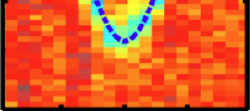
#> input picture data/zhu2010.png, 250 x 111 px
$ jupyter execute --allow-errors plotting_for_paper.ipynb   (shell and % lines are left out)
#> lines starting #> are read from the running program, lines starting #| are printed output that depends on the picture
### curvature.py
from PIL import Image
import numpy as np
from scipy.optimize import curve_fit


def parabolla(x, a, b, c):
    return a * x ** 2 + b * x + c


def fit_parabolla(fitting_array):
    popt, pcov = curve_fit(parabolla, fitting_array[0], fitting_array[1])
    return popt, pcov


def fit_and_plot_parabolla(fitting_array, plotting_axis_instance):
    fitting, _ = fit_parabolla(fitting_array)
    x = np.linspace(min(fitting_array[0]), max(fitting_array[0]), 1000)
    y = parabolla(x, fitting[0], fitting[1], fitting[2])

    plotting_axis_instance.plot(x, y)
    plotting_axis_instance.scatter(
        fitting_array[0], fitting_array[1], color="C3", marker="."
    )
    plotting_axis_instance.set_title(
        "%.1f" % (fitting[0] * 2), fontdict={"fontsize": 12}
    )


# [14 lines left out: function delete_entries, not called in this run]


def extract_curve_from_image(image_file, r, g, b, x_range, y_range):
    """
    Take an image and using the supplied r, g, b values get a coordinate list:
    r:          [low, high]
    g:          [low, high]
    b:          [low, high]
    x_range:    [low, high]
    y_range:    [low, high]
    """
#> called with image_file = 'data/zhu2010.png'
    # Load image and convert it to a 3-colour array
    with Image.open(image_file) as raw_image:
#> raw_image is the input picture: PIL image 250x111 RGBA; mean R, G, B, A 219.4, 90.5, 38.4, 255
        raw_image.show()
        raw_image_array = np.asarray(raw_image)

    x_dim = len(raw_image_array)
#> x_dim = 111
    y_dim = len(raw_image_array[0])
#> y_dim = 250
    processed_image_array = np.zeros((x_dim, y_dim, 3), dtype=np.uint8)

    x_coordinates = []
    y_coordinates = []
    # Run filtering
    for i in range(0, x_dim):
        for j in range(0, y_dim):
            if (
                (raw_image_array[i][j][0] <= r[1])
                and (raw_image_array[i][j][0] >= r[0])
                and (raw_image_array[i][j][1] <= g[1])
                and (raw_image_array[i][j][1] >= g[0])
                and (raw_image_array[i][j][2] <= b[1])
                and (raw_image_array[i][j][2] >= b[0])
            ):
                # Copy over colour
                processed_image_array[i][j][0] = raw_image_array[i][j][0]
                processed_image_array[i][j][1] = raw_image_array[i][j][1]
                processed_image_array[i][j][2] = raw_image_array[i][j][2]
                # Evaluate coordinate
                x = x_range[0] + float(x_range[1] - x_range[0]) * float(j) / float(
                    y_dim
                )
                # this is mish mash trial and _
                y = y_range[1] - float(y_range[1] - y_range[0]) * float(i) / float(
                    x_dim
                )
                x_coordinates.append(x)
                y_coordinates.append(y)
            else:
                processed_image_array[i][j][0] = 255
                processed_image_array[i][j][1] = 255
                processed_image_array[i][j][2] = 255
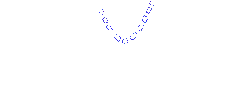
#> processed_image_array: shape (111, 250, 3); mean R, G, B 254.4, 254.4, 254.9
#> after the loop, x_coordinates = 84 values, max 0.00224 at index 3, min -0.00208 at index 13, mean 0.000251; y_coordinates = 84 values, max 7.95 at index 0, min 5.68 at index 83, mean 6.66

    processed_image = Image.fromarray(processed_image_array, "RGB")
    processed_image.show()

    return np.column_stack((x_coordinates, y_coordinates)).transpose()


# [5 lines left out: function print_image_array, not called in this run]

### experimental_analysis/transmission_fitter.py
import numpy as np
from scipy.optimize import curve_fit
from typing import Tuple


class TransmissionFitter:
    def __init__(self):
        self.transmission_x, self.transmission_y = (None, None)

    def load_data(
        self,
        data_file: str,
        x_column_index: int,
        y_column_index: int,
        convert_to_ghz: bool,
    ):
        """
        __ Parameters __
        x_column_index, y_column_index: column to treat as the X,Y coordinate
        convert_to_ghz: nromalise by 10^6 or not

        __ Description __
        Loads in the file and same
        """
        temp_load = np.loadtxt(data_file).transpose()
        self.transmission_x = temp_load[x_column_index, :]
        self.transmission_y = temp_load[y_column_index, :]

        if convert_to_ghz:
            self.transmission_x = self.transmission_x / 10 ** 9

    def filter(self, x_min: float, x_max: float, y_min: float, y_max: float):
        if self.transmission_x is None:
            raise RuntimeError("Load data first!")

        remove_index = []

        for i in range(0, len(self.transmission_x)):
            if (self.transmission_x[i] < x_min) or (self.transmission_x[i] > x_max):
                remove_index.append(i)

        for i in range(0, len(self.transmission_y)):
            if (self.transmission_y[i] < y_min) or (self.transmission_y[i] > y_max):
                remove_index.append(i)

        temp_x = []
        temp_y = []
        for i in range(0, len(self.transmission_y)):
            if i not in remove_index:
                temp_x.append(self.transmission_x[i])
                temp_y.append(self.transmission_y[i])

        self.transmission_y = temp_y
        self.transmission_x = temp_x

    def fit_function(self, x, Gamma1, Gamma2, Omega, offset) -> float:
        """
        __ Description __
        Fits the REAL part of general_data intesnity (which near the resonance will
        dominate over the IMAGINARY part (see major_project p.12))

        R[t]**2
        """

        x = x - offset
        return (
            1
            - Gamma1
            / (2 * Gamma2 * (1 + (x / Gamma2) ** 2 + Omega ** 2 / Gamma1 / Gamma2))
        ) ** 2

    def fit(self) -> Tuple[float, float, float, float]:
        """Perfrms fitting, returning parameters
        (Gamma1, Gamma2, Omega, Offset)
        """

        lowest_transmission = np.argmin(self.transmission_y)
        offset_at_lowest_transmission = self.transmission_x[lowest_transmission]

        (popt, _) = curve_fit(
            self.fit_function,
            self.transmission_x,
            self.transmission_y,
            bounds=(
                [0, 0, 0, offset_at_lowest_transmission - 0.1],
                [np.inf, np.inf, np.inf, offset_at_lowest_transmission + 0.1],
            ),
        )

        print(f"Gamma1   {popt[0]}")
        print(f"Gamma2:  {popt[1]}")
        print(f"Omega:   {popt[2]}")
        print(f"Offset:  {popt[3]}")

        return (popt[0], popt[1], popt[2], popt[3])

### common/plotter.py
from typing import Union

import numpy as np
import matplotlib.pyplot as plt


# [6 lines left out: function plot_column_data, not called in this run]


def save_onto_white_background(
    mpl_axes, output_file_name, save_format: Union["svg", "png", "pdf"]
):
    if save_format != "svg":
        mpl_axes.set_facecolor("white")
    plt.savefig(f"{output_file_name}.{save_format}", transparent=True)


def set_geometry(left=0, c2=30, width=1280, height=1600):
    plt.get_current_fig_manager().window.setGeometry(left, c2, width, height)


# [59 lines left out: functions customize_figure_size, compare_to_matlab, not called in this run]

### experimental_analysis/two_tone_data.py
"""
Two tone data measured made on the diploe qubit for the paper
"""
from collections import defaultdict
import numpy as np


class TwoToneData:
    TRANSITION_12_FILENAME_SUFFIXES = ["m3", "m2", "m1", "1", "2", "3"]
    TRANSITION_23_FILENAME_SUFFIXES = ["m3b", "m2b", "m1b", "1b", "2b"]

    def __init__(self):
        self.data = defaultdict()

    def __getitem__(self, field: str):
        return self.data[field]

    # [15 lines left out: function convert_mA_to_flux, not called in this run]

    def load_data(self, base_file_name: str, offset: float, period: float):
        """Base path to the files"""

        self.data = defaultdict(list)

        for suffix in self.TRANSITION_12_FILENAME_SUFFIXES:
            loaded_array = self.import_and_sort_array_from_file(
                f"{base_file_name}_{suffix}.txt", 0
            )
            loaded_array[0] = self.convert_mA_to_flux(loaded_array[0], offset, period)
            self.data["flux_12"].extend(loaded_array[0])
            self.data["spectrum_12"].extend(loaded_array[1])

        for suffix in self.TRANSITION_23_FILENAME_SUFFIXES:
            loaded_array = self.import_and_sort_array_from_file(
                f"{base_file_name}_{suffix}.txt", 0
            )
            loaded_array[0] = self.convert_mA_to_flux(loaded_array[0], offset, period)
            self.data["flux_23"].extend(loaded_array[0])
            self.data["spectrum_23"].extend(loaded_array[1])

    def import_and_sort_array_from_file(
        self, file_name: str, column_to_sort_by: int
    ) -> np.array:
        """
        __ Description __
        Import the 2D array and sort by the i-th column
        """

        # 1 - import array
        loaded_array = np.loadtxt(file_name).transpose()

        # 2 - sort array by the i-th column
        sorted_index = np.argsort(loaded_array[column_to_sort_by])
        loaded_array[0] = np.array(loaded_array[0])[sorted_index]
        loaded_array[1] = np.array(loaded_array[1])[sorted_index]

        return loaded_array

### quantum_builder.py
"""
Imports all of the classes that resolve all the dependencies of the project
"""

from typing import Dict, List

import pinject

# CQPS qubit ##################################################################
from qubit.cqps_qubit.cqps_qubit import CqpsQubit
from qubit.cqps_qubit.cellar.cqps_qubit_constant_manager import CqpsQubitConstantManager
from qubit.cqps_qubit.simulation.cqps_qubit_hamiltonian_manager import (
    CqpsQubitHamiltonianManager,
)
from qubit.cqps_qubit.simulation.cqps_qubit_simulator import CqpsQubitSimulator

# CQPS twin qubit #############################################################
from qubit.cqps_twin_qubit.cqps_twin_qubit import CqpsTwinQubit
from qubit.cqps_twin_qubit.cqps_twin_qubit_simulator import CqpsTwinQubitSimulator
from qubit.cqps_twin_qubit.cqps_twin_qubit_constant_manager import (
    CqpsTwinQubitConstantManager,
)
from qubit.cqps_twin_qubit.cqps_twin_qubit_hamiltonian_manager import (
    CqpsTwinQubitHamiltonianManager,
)

# Twin Qubit ##################################################################
from qubit.twin_qubit.twin_qubit import TwinQubit
from qubit.twin_qubit.cellar.twin_qubit_constant_manager import TwinQubitConstantManager
from qubit.twin_qubit.cellar.twin_qubit_state_manager import TwinQubitStateManager
from qubit.twin_qubit.simulation.twin_qubit_hamiltonian_manager import (
    TwinQubitHamiltonianManager,
)
from qubit.twin_qubit.simulation.twin_qubit_operator_builder import (
    TwinQubitOperatorBuilder,
)
from qubit.twin_qubit.simulation.twin_qubit_simulator import TwinQubitSimulator
from qubit.twin_qubit.simulation.twin_qubit_local_fluctuation_simulator import (
    TwinQubitLocalFluctuationSimulator,
)
from qubit.twin_qubit.plotting.twin_qubit_plotter import TwinQubitPlotter
from qubit.twin_qubit.plotting.twin_qubit_sparse_matrix_visualiser import (
    TwinQubitSparseMatrixVisualiser,
)
from qubit.twin_qubit.simulation.twin_qubit_simulator_phil_phir import (
    TwinQubitSimulatorPhilPhir,
)

# Transmon Qubit ##############################################################
from qubit.transmon_qubit.transmon_qubit import TransmonQubit
from qubit.transmon_qubit.cellar.transmon_qubit_constant_manager import (
    TransmonQubitConstantManager,
)
from qubit.transmon_qubit.simulation.transmon_qubit_hamiltonian_manager import (
    TransmonQubitHamiltonianManager,
)
from qubit.transmon_qubit.simulation.transmon_qubit_simulator import (
    TransmonQubitSimulator,
)

# Common ######################################################################
from qubit.qutils.quantum_constants import QuantumConstants
from qubit.qutils.quantum_logger import QuantumLogger
from qubit.qutils.generic_converter import GenericConverter
from qubit.qutils.init_details import InitDetails


class QuantumBuilder:
    @classmethod
    def build_twin_qubit(
        cls,
        param_dictionary: Dict,
        flux_list: List,
        logging_level: int,
        other_parameters: Dict = {"empty": "empty"},
    ):

        # Load the details into the InitDetails class
        BINDING_SPECS = [
            InitDetails(
                param_dictionary=param_dictionary,
                logging_level=logging_level,
                other_parameters=other_parameters,
                flux_list=flux_list,
            )
        ]

        # Construct the graph, binding fields of the InitDetails class
        OBJ_GRAPH = pinject.new_object_graph(binding_specs=BINDING_SPECS)

        # Perform the build
        TWIN_QUBIT = OBJ_GRAPH.provide(TwinQubit)

        return TWIN_QUBIT

    # [52 lines left out: functions build_transmon_qubit, build_cqps_qubit, build_cqps_twin_qubit, not called in this run]

### plotting_for_paper.ipynb
# Supporting files
Methods for setting axes, saving, exporting to files

[cell 1]
import matplotlib.pyplot as plt
from common import plotter
plt.style.use("my_official")

[cell 2]
MY_COLOURS = {
    "DarkBlue": "#104e8b",     # dark blue (DodgerBlue4)
    "DarkRed": "#ed2200",     # dark red (red2)
    "Green": "#9acd32",
    "Orange": "#ffc125",      # orange,
    "LightBlue": "#68838b",  # light steel blue,
    "Purple": "#6959cd",  # dark purple
    "Pink": "#ffa07a"  # pink salmon
}

# Curvature at the flat regions
> `curvature.py`

Generates parameters for the curvature in different papers

[cell 3]
import curvature

[cell 4]
zhu2010 = curvature.extract_curve_from_image(
        "data/zhu2010.png", [20, 100], [20, 100], [100, 250], [-0.01, 0.01], [2, 8]
    )

[cell 5]
stern2014 = curvature.extract_curve_from_image(
        "data/stern2014.png", [230, 260], [0, 2], [0, 30], [-0.003, 0.003], [8.4, 9]
    )
#> call 2 of extract_curve_from_image, with image_file = 'data/stern2014.png'
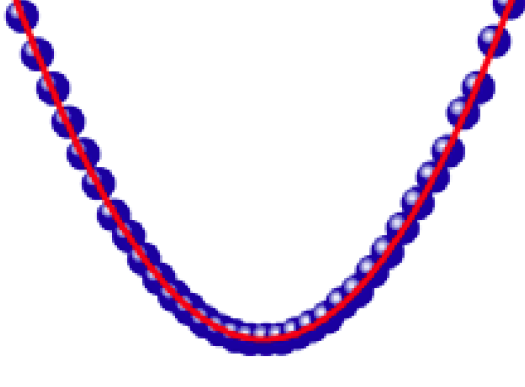
#> input picture data/stern2014.png, 525 x 387 px
#> in extract_curve_from_image, raw_image is the input picture: PIL image 525x387 RGBA; mean R, G, B, A 235.8, 227, 240.6, 255
#> in extract_curve_from_image (call 2), `x_dim = len(raw_image_array)`: x_dim = 387
#> in extract_curve_from_image (call 2), `y_dim = len(raw_image_array[0])`: y_dim = 525
#> after the loop in extract_curve_from_image (call 2), `for i in range(0, x_dim):`:
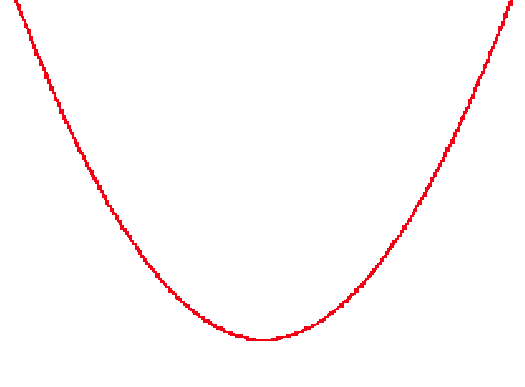
#> processed_image_array: shape (387, 525, 3); mean R, G, B 254.8, 251.1, 251.4
#> after the loop in extract_curve_from_image (call 2), `for i in range(0, x_dim):`: x_coordinates = 3084 values, max 0.00285 at index 6, min -0.00284 at index 0, mean -4.65e-06; y_coordinates = 3084 values, max 9 at index 0, min 8.47 at index 3052, mean 8.7

[cell 6]
gustavsson2012 = curvature.extract_curve_from_image(
        "data/gustavsson2012.png",
        [60, 140],
        [60, 120],
        [160, 180],
        [-0.005, 0.005],
        [2, 4],
    )
#> call 3 of extract_curve_from_image, with image_file = 'data/gustavsson2012.png'
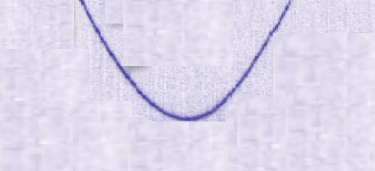
#> input picture data/gustavsson2012.png, 375 x 171 px
#> in extract_curve_from_image, raw_image is the input picture: PIL image 375x171 RGBA; mean R, G, B, A 222, 216.8, 235.6, 255
#> in extract_curve_from_image (call 3), `x_dim = len(raw_image_array)`: x_dim = 171
#> (the rest of the program and of its run is left out)
